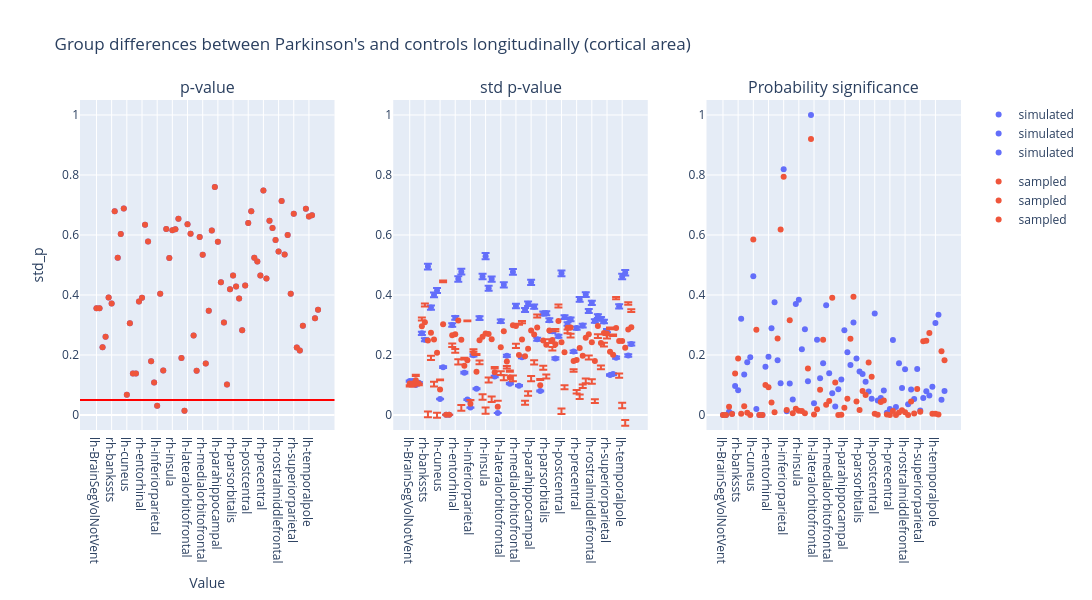

This figure's notebook cell:
### Code cell
plot_dumbbell(
    ancova_longitudinal_area,
    "Group differences between Parkinson's and controls longitudinally (cortical area)",
    "group",
)

### Figure 1 — Plotly figure (JSON) as saved in the notebook; plotly's stock layout.template omitted (floating-point values rounded to 4 significant figures)
{"data": [{"hovertemplate": "group=simulated<br>region=%{x}<br>p_value=%{y}<extra></extra>", "legendgroup": "simulated", "marker": {"color": "#636efa", "symbol": "circle"}, "mode": "markers", "name": "simulated", "orientation": "v", "showlegend": true, "type": "scatter", "x": ["lh-BrainSegVolNotVent", "rh-BrainSegVolNotVent", "lh-WhiteSurfArea", "rh-WhiteSurfArea", "lh-bankssts", "rh-bankssts", "lh-caudalanteriorcingulate", "rh-caudalanteriorcingulate", "lh-caudalmiddlefrontal", "rh-caudalmiddlefrontal", "lh-cuneus", "rh-cuneus", "lh-eTIV", "rh-eTIV", "lh-entorhinal", "rh-entorhinal", "lh-frontalpole", "rh-frontalpole", "lh-fusiform", "rh-fusiform", "lh-inferiorparietal", "rh-inferiorparietal", "lh-inferiortemporal", "rh-inferiortemporal", "lh-insula", "rh-insula", "lh-isthmuscingulate", "rh-isthmuscingulate", "lh-lateraloccipital", "rh-lateraloccipital", "lh-lateralorbitofrontal", "rh-lateralorbitofrontal", "lh-lingual", "rh-lingual", "lh-medialorbitofrontal", "rh-medialorbitofrontal", "lh-middletemporal", "rh-middletemporal", "lh-paracentral", "rh-paracentral", "lh-parahippocampal", "rh-parahippocampal", "lh-parsopercularis", "rh-parsopercularis", "lh-parsorbitalis", "rh-parsorbitalis", "lh-parstriangularis", "rh-parstriangularis", "lh-pericalcarine", "rh-pericalcarine", "lh-postcentral", "rh-postcentral", "lh-posteriorcingulate", "rh-posteriorcingulate", "lh-precentral", "rh-precentral", "lh-precuneus", "rh-precuneus", "lh-rostralanteriorcingulate", "rh-rostralanteriorcingulate", "lh-rostralmiddlefrontal", "rh-rostralmiddlefrontal", "lh-superiorfrontal", "rh-superiorfrontal", "lh-superiorparietal", "rh-superiorparietal", "lh-superiortemporal", "rh-superiortemporal", "lh-supramarginal", "rh-supramarginal", "lh-temporalpole", "rh-temporalpole", "lh-transversetemporal", "rh-transversetemporal"], "xaxis": "x", "y": [0.3562, 0.3562, 0.2256, 0.2607, 0.3916, 0.3716, 0.6792, 0.5246, 0.6033, 0.6883, 0.06777, 0.3062, 0.1379, 0.1379, 0.3785, 0.3904, 0.6344, 0.5784, 0.1794, 0.1087, 0.03057, 0.4038, 0.148, 0.62, 0.5236, 0.6155, 0.6188, 0.6545, 0.1899, 0.01384, 0.636, 0.6041, 0.2649, 0.1472, 0.5936, 0.5338, 0.1718, 0.3472, 0.6151, 0.7603, 0.5777, 0.4428, 0.3083, 0.1019, 0.4192, 0.4649, 0.428, 0.388, 0.2827, 0.4317, 0.6401, 0.6794, 0.5241, 0.5115, 0.4647, 0.7481, 0.4547, 0.6479, 0.6234, 0.5832, 0.5447, 0.7136, 0.5349, 0.6, 0.4042, 0.6712, 0.2253, 0.2151, 0.2975, 0.6871, 0.6617, 0.6656, 0.3227, 0.3511], "yaxis": "y"}, {"hovertemplate": "group=sampled<br>region=%{x}<br>p_value=%{y}<extra></extra>", "legendgroup": "sampled", "marker": {"color": "#EF553B", "symbol": "circle"}, "mode": "markers", "name": "sampled", "orientation": "v", "showlegend": true, "type": "scatter", "x": ["lh-BrainSegVolNotVent", "rh-BrainSegVolNotVent", "lh-WhiteSurfArea", "rh-WhiteSurfArea", "lh-bankssts", "rh-bankssts", "lh-caudalanteriorcingulate", "rh-caudalanteriorcingulate", "lh-caudalmiddlefrontal", "rh-caudalmiddlefrontal", "lh-cuneus", "rh-cuneus", "lh-eTIV", "rh-eTIV", "lh-entorhinal", "rh-entorhinal", "lh-frontalpole", "rh-frontalpole", "lh-fusiform", "rh-fusiform", "lh-inferiorparietal", "rh-inferiorparietal", "lh-inferiortemporal", "rh-inferiortemporal", "lh-insula", "rh-insula", "lh-isthmuscingulate", "rh-isthmuscingulate", "lh-lateraloccipital", "rh-lateraloccipital", "lh-lateralorbitofrontal", "rh-lateralorbitofrontal", "lh-lingual", "rh-lingual", "lh-medialorbitofrontal", "rh-medialorbitofrontal", "lh-middletemporal", "rh-middletemporal", "lh-paracentral", "rh-paracentral", "lh-parahippocampal", "rh-parahippocampal", "lh-parsopercularis", "rh-parsopercularis", "lh-parsorbitalis", "rh-parsorbitalis", "lh-parstriangularis", "rh-parstriangularis", "lh-pericalcarine", "rh-pericalcarine", "lh-postcentral", "rh-postcentral", "lh-posteriorcingulate", "rh-posteriorcingulate", "lh-precentral", "rh-precentral", "lh-precuneus", "rh-precuneus", "lh-rostralanteriorcingulate", "rh-rostralanteriorcingulate", "lh-rostralmiddlefrontal", "rh-rostralmiddlefrontal", "lh-superiorfrontal", "rh-superiorfrontal", "lh-superiorparietal", "rh-superiorparietal", "lh-superiortemporal", "rh-superiortemporal", "lh-supramarginal", "rh-supramarginal", "lh-temporalpole", "rh-temporalpole", "lh-transversetemporal", "rh-transversetemporal"], "xaxis": "x", "y": [0.3562, 0.3562, 0.2256, 0.2607, 0.3916, 0.3716, 0.6792, 0.5246, 0.6033, 0.6883, 0.06777, 0.3062, 0.1379, 0.1379, 0.3785, 0.3904, 0.6344, 0.5784, 0.1794, 0.1087, 0.03057, 0.4038, 0.148, 0.62, 0.5236, 0.6155, 0.6188, 0.6545, 0.1899, 0.01384, 0.636, 0.6041, 0.2649, 0.1472, 0.5936, 0.5338, 0.1718, 0.3472, 0.6151, 0.7603, 0.5777, 0.4428, 0.3083, 0.1019, 0.4192, 0.4649, 0.428, 0.388, 0.2827, 0.4317, 0.6401, 0.6794, 0.5241, 0.5115, 0.4647, 0.7481, 0.4547, 0.6479, 0.6234, 0.5832, 0.5447, 0.7136, 0.5349, 0.6, 0.4042, 0.6712, 0.2253, 0.2151, 0.2975, 0.6871, 0.6617, 0.6656, 0.3227, 0.3511], "yaxis": "y"}, {"error_y": {"array": [0.002201, 0.002201, 0.001946, 0.002102, 0.005303, 0.004888, 0.009638, 0.006971, 0.007793, 0.008085, 0.001041, 0.003106, 2.241e-05, 2.241e-05, 0.00584, 0.006311, 0.008827, 0.009305, 0.00275, 0.0009984, 0.0004833, 0.003871, 0.001699, 0.006294, 0.008993, 0.01031, 0.008233, 0.008827, 0.002494, 0.0001314, 0.006086, 0.008453, 0.003843, 0.002034, 0.009289, 0.007079, 0.001907, 0.003754, 0.006817, 0.00722, 0.008613, 0.007033, 0.004925, 0.001557, 0.006587, 0.006609, 0.006157, 0.005431, 0.003674, 0.005113, 0.009194, 0.006353, 0.005909, 0.00621, 0.004115, 0.005641, 0.007506, 0.005804, 0.007822, 0.006753, 0.007281, 0.006102, 0.006422, 0.006246, 0.006071, 0.005473, 0.002601, 0.002656, 0.00372, 0.007055, 0.008991, 0.009235, 0.003863, 0.004611], "arrayminus": [0.002245, 0.002245, 0.001986, 0.002144, 0.005411, 0.004987, 0.009833, 0.007112, 0.007951, 0.008248, 0.001062, 0.003168, 2.287e-05, 2.287e-05, 0.005958, 0.006439, 0.009006, 0.009493, 0.002806, 0.001019, 0.0004931, 0.003949, 0.001733, 0.006421, 0.009175, 0.01052, 0.008399, 0.009006, 0.002545, 0.000134, 0.006209, 0.008624, 0.00392, 0.002075, 0.009477, 0.007222, 0.001945, 0.00383, 0.006955, 0.007366, 0.008787, 0.007175, 0.005025, 0.001588, 0.00672, 0.006743, 0.006281, 0.005541, 0.003748, 0.005216, 0.009381, 0.006482, 0.006028, 0.006336, 0.004198, 0.005756, 0.007658, 0.005921, 0.007981, 0.006889, 0.007428, 0.006225, 0.006552, 0.006373, 0.006194, 0.005584, 0.002654, 0.00271, 0.003795, 0.007198, 0.009173, 0.009422, 0.003942, 0.004705]}, "hovertemplate": "group=simulated<br>region=%{x}<br>std_p=%{y}<extra></extra>", "legendgroup": "simulated", "marker": {"color": "#636efa", "symbol": "circle"}, "mode": "markers", "name": "simulated", "orientation": "v", "showlegend": true, "type": "scatter", "x": ["lh-BrainSegVolNotVent", "rh-BrainSegVolNotVent", "lh-WhiteSurfArea", "rh-WhiteSurfArea", "lh-bankssts", "rh-bankssts", "lh-caudalanteriorcingulate", "rh-caudalanteriorcingulate", "lh-caudalmiddlefrontal", "rh-caudalmiddlefrontal", "lh-cuneus", "rh-cuneus", "lh-eTIV", "rh-eTIV", "lh-entorhinal", "rh-entorhinal", "lh-frontalpole", "rh-frontalpole", "lh-fusiform", "rh-fusiform", "lh-inferiorparietal", "rh-inferiorparietal", "lh-inferiortemporal", "rh-inferiortemporal", "lh-insula", "rh-insula", "lh-isthmuscingulate", "rh-isthmuscingulate", "lh-lateraloccipital", "rh-lateraloccipital", "lh-lateralorbitofrontal", "rh-lateralorbitofrontal", "lh-lingual", "rh-lingual", "lh-medialorbitofrontal", "rh-medialorbitofrontal", "lh-middletemporal", "rh-middletemporal", "lh-paracentral", "rh-paracentral", "lh-parahippocampal", "rh-parahippocampal", "lh-parsopercularis", "rh-parsopercularis", "lh-parsorbitalis", "rh-parsorbitalis", "lh-parstriangularis", "rh-parstriangularis", "lh-pericalcarine", "rh-pericalcarine", "lh-postcentral", "rh-postcentral", "lh-posteriorcingulate", "rh-posteriorcingulate", "lh-precentral", "rh-precentral", "lh-precuneus", "rh-precuneus", "lh-rostralanteriorcingulate", "rh-rostralanteriorcingulate", "lh-rostralmiddlefrontal", "rh-rostralmiddlefrontal", "lh-superiorfrontal", "rh-superiorfrontal", "lh-superiorparietal", "rh-superiorparietal", "lh-superiortemporal", "rh-superiortemporal", "lh-supramarginal", "rh-supramarginal", "lh-temporalpole", "rh-temporalpole", "lh-transversetemporal", "rh-transversetemporal"], "xaxis": "x2", "y": [0.113, 0.113, 0.09994, 0.1079, 0.2723, 0.251, 0.4949, 0.358, 0.4002, 0.4151, 0.05347, 0.1595, 0.001151, 0.001151, 0.2999, 0.3241, 0.4533, 0.4778, 0.1412, 0.05126, 0.02482, 0.1988, 0.08724, 0.3232, 0.4618, 0.5293, 0.4227, 0.4533, 0.1281, 0.006745, 0.3125, 0.434, 0.1973, 0.1044, 0.477, 0.3635, 0.0979, 0.1927, 0.35, 0.3707, 0.4423, 0.3611, 0.2529, 0.07994, 0.3382, 0.3394, 0.3161, 0.2789, 0.1886, 0.2625, 0.4721, 0.3262, 0.3034, 0.3189, 0.2113, 0.2897, 0.3854, 0.298, 0.4017, 0.3467, 0.3739, 0.3133, 0.3297, 0.3207, 0.3117, 0.281, 0.1335, 0.1364, 0.191, 0.3623, 0.4617, 0.4742, 0.1984, 0.2368], "yaxis": "y2"}, {"error_y": {"array": [-0.00567, -0.00567, 0.01796, -0.0009964, 0.0292, 0.06285, -0.2367, -0.07688, -0.1408, -0.1997, 0.03279, 0.1461, 1.619e-05, 1.619e-05, -0.0278, -0.04877, -0.1292, -0.2177, 0.02598, 0.1323, 0.0128, 0.01204, 0.05894, -0.06769, -0.1917, -0.2469, -0.1446, -0.1915, 0.01719, 0.02062, -0.08019, -0.1464, -0.01522, 0.02278, -0.1682, -0.05949, 0.1042, 0.06237, -0.1477, -0.1423, -0.1518, -0.08595, 0.0435, 0.02081, -0.08366, -0.09889, -0.02865, -0.02357, 0.05086, 0.05556, -0.2206, -0.1104, -0.006433, -0.02105, -0.02734, -0.1003, -0.1546, -0.09509, -0.1361, -0.07077, -0.1238, -0.1276, -0.02703, -0.07455, -0.03244, -0.004548, 0.08015, 0.06731, 0.103, -0.1086, -0.206, -0.241, 0.0906, 0.06008], "arrayminus": [0.01012, 0.01012, -0.01403, 0.005242, -0.01849, -0.05298, 0.2562, 0.09097, 0.1566, 0.2161, -0.03069, -0.1398, 2.909e-05, 2.909e-05, 0.03959, 0.06152, 0.147, 0.2365, -0.02043, -0.1303, -0.01183, -0.004221, -0.05551, 0.0804, 0.2099, 0.2678, 0.1613, 0.2094, -0.01215, -0.02035, 0.09249, 0.1634, 0.02298, -0.01867, 0.1869, 0.07379, -0.1003, -0.05479, 0.1615, 0.1569, 0.1692, 0.1002, -0.03355, -0.01766, 0.09697, 0.1122, 0.04109, 0.03454, -0.04344, -0.04524, 0.2391, 0.1232, 0.01837, 0.0336, 0.03565, 0.1117, 0.1698, 0.1068, 0.1519, 0.08441, 0.1385, 0.1399, 0.04, 0.08717, 0.04471, 0.0156, -0.0749, -0.06194, -0.09552, 0.1228, 0.2242, 0.2596, -0.08279, -0.05077]}, "hovertemplate": "group=sampled<br>region=%{x}<br>std_p=%{y}<extra></extra>", "legendgroup": "sampled", "marker": {"color": "#EF553B", "symbol": "circle"}, "mode": "markers", "name": "sampled", "orientation": "v", "showlegend": true, "type": "scatter", "x": ["lh-BrainSegVolNotVent", "rh-BrainSegVolNotVent", "lh-WhiteSurfArea", "rh-WhiteSurfArea", "lh-bankssts", "rh-bankssts", "lh-caudalanteriorcingulate", "rh-caudalanteriorcingulate", "lh-caudalmiddlefrontal", "rh-caudalmiddlefrontal", "lh-cuneus", "rh-cuneus", "lh-eTIV", "rh-eTIV", "lh-entorhinal", "rh-entorhinal", "lh-frontalpole", "rh-frontalpole", "lh-fusiform", "rh-fusiform", "lh-inferiorparietal", "rh-inferiorparietal", "lh-inferiortemporal", "rh-inferiortemporal", "lh-insula", "rh-insula", "lh-isthmuscingulate", "rh-isthmuscingulate", "lh-lateraloccipital", "rh-lateraloccipital", "lh-lateralorbitofrontal", "rh-lateralorbitofrontal", "lh-lingual", "rh-lingual", "lh-medialorbitofrontal", "rh-medialorbitofrontal", "lh-middletemporal", "rh-middletemporal", "lh-paracentral", "rh-paracentral", "lh-parahippocampal", "rh-parahippocampal", "lh-parsopercularis", "rh-parsopercularis", "lh-parsorbitalis", "rh-parsorbitalis", "lh-parstriangularis", "rh-parstriangularis", "lh-pericalcarine", "rh-pericalcarine", "lh-postcentral", "rh-postcentral", "lh-posteriorcingulate", "rh-posteriorcingulate", "lh-precentral", "rh-precentral", "lh-precuneus", "rh-precuneus", "lh-rostralanteriorcingulate", "rh-rostralanteriorcingulate", "lh-rostralmiddlefrontal", "rh-rostralmiddlefrontal", "lh-superiorfrontal", "rh-superiorfrontal", "lh-superiorparietal", "rh-superiorparietal", "lh-superiortemporal", "rh-superiortemporal", "lh-supramarginal", "rh-supramarginal", "lh-temporalpole", "rh-temporalpole", "lh-transversetemporal", "rh-transversetemporal"], "xaxis": "x2", "y": [0.1051, 0.1051, 0.116, 0.1048, 0.2962, 0.309, 0.2485, 0.2741, 0.2516, 0.2073, 0.08522, 0.3025, 0.001145, 0.001145, 0.2662, 0.269, 0.3152, 0.2507, 0.1644, 0.1826, 0.03714, 0.2069, 0.1445, 0.2492, 0.2611, 0.272, 0.2699, 0.2529, 0.1428, 0.02723, 0.2262, 0.2792, 0.1782, 0.1252, 0.2995, 0.2969, 0.2001, 0.2514, 0.1955, 0.2212, 0.2818, 0.2681, 0.2915, 0.09919, 0.248, 0.2339, 0.2813, 0.2499, 0.2358, 0.313, 0.2424, 0.2095, 0.2911, 0.2916, 0.1798, 0.1837, 0.2233, 0.1971, 0.2577, 0.2692, 0.2428, 0.1797, 0.2963, 0.2399, 0.2732, 0.271, 0.2111, 0.201, 0.2903, 0.2466, 0.2467, 0.224, 0.2851, 0.2923], "yaxis": "y2"}, {"hovertemplate": "group=simulated<br>region=%{x}<br>psig=%{y}<extra></extra>", "legendgroup": "simulated", "marker": {"color": "#636efa", "symbol": "circle"}, "mode": "markers", "name": "simulated", "orientation": "v", "showlegend": true, "type": "scatter", "x": ["lh-BrainSegVolNotVent", "rh-BrainSegVolNotVent", "lh-WhiteSurfArea", "rh-WhiteSurfArea", "lh-bankssts", "rh-bankssts", "lh-caudalanteriorcingulate", "rh-caudalanteriorcingulate", "lh-caudalmiddlefrontal", "rh-caudalmiddlefrontal", "lh-cuneus", "rh-cuneus", "lh-eTIV", "rh-eTIV", "lh-entorhinal", "rh-entorhinal", "lh-frontalpole", "rh-frontalpole", "lh-fusiform", "rh-fusiform", "lh-inferiorparietal", "rh-inferiorparietal", "lh-inferiortemporal", "rh-inferiortemporal", "lh-insula", "rh-insula", "lh-isthmuscingulate", "rh-isthmuscingulate", "lh-lateraloccipital", "rh-lateraloccipital", "lh-lateralorbitofrontal", "rh-lateralorbitofrontal", "lh-lingual", "rh-lingual", "lh-medialorbitofrontal", "rh-medialorbitofrontal", "lh-middletemporal", "rh-middletemporal", "lh-paracentral", "rh-paracentral", "lh-parahippocampal", "rh-parahippocampal", "lh-parsopercularis", "rh-parsopercularis", "lh-parsorbitalis", "rh-parsorbitalis", "lh-parstriangularis", "rh-parstriangularis", "lh-pericalcarine", "rh-pericalcarine", "lh-postcentral", "rh-postcentral", "lh-posteriorcingulate", "rh-posteriorcingulate", "lh-precentral", "rh-precentral", "lh-precuneus", "rh-precuneus", "lh-rostralanteriorcingulate", "rh-rostralanteriorcingulate", "lh-rostralmiddlefrontal", "rh-rostralmiddlefrontal", "lh-superiorfrontal", "rh-superiorfrontal", "lh-superiorparietal", "rh-superiorparietal", "lh-superiortemporal", "rh-superiortemporal", "lh-supramarginal", "rh-supramarginal", "lh-temporalpole", "rh-temporalpole", "lh-transversetemporal", "rh-transversetemporal"], "xaxis": "x3", "y": [7.184e-05, 7.184e-05, 0.01073, 0.004328, 0.09682, 0.08231, 0.3208, 0.1352, 0.1759, 0.1928, 0.4625, 0.02008, 0.0, 0.0, 0.1605, 0.1943, 0.2889, 0.376, 0.1825, 0.1057, 0.819, 0.01246, 0.105, 0.05174, 0.3703, 0.3845, 0.2192, 0.2855, 0.1129, 0.9998, 0.03907, 0.2505, 0.1226, 0.1727, 0.3662, 0.1395, 0.07237, 0.02843, 0.08575, 0.1182, 0.2827, 0.2096, 0.1668, 0.3083, 0.1883, 0.1452, 0.1364, 0.1111, 0.07846, 0.05384, 0.3379, 0.04848, 0.05655, 0.08134, 0.0073, 0.02037, 0.25, 0.02644, 0.1726, 0.09015, 0.1522, 0.03605, 0.08514, 0.05301, 0.1529, 0.01525, 0.0568, 0.07913, 0.06482, 0.09407, 0.307, 0.3344, 0.05116, 0.08013], "yaxis": "y3"}, {"hovertemplate": "group=sampled<br>region=%{x}<br>psig=%{y}<extra></extra>", "legendgroup": "sampled", "marker": {"color": "#EF553B", "symbol": "circle"}, "mode": "markers", "name": "sampled", "orientation": "v", "showlegend": true, "type": "scatter", "x": ["lh-BrainSegVolNotVent", "rh-BrainSegVolNotVent", "lh-WhiteSurfArea", "rh-WhiteSurfArea", "lh-bankssts", "rh-bankssts", "lh-caudalanteriorcingulate", "rh-caudalanteriorcingulate", "lh-caudalmiddlefrontal", "rh-caudalmiddlefrontal", "lh-cuneus", "rh-cuneus", "lh-eTIV", "rh-eTIV", "lh-entorhinal", "rh-entorhinal", "lh-frontalpole", "rh-frontalpole", "lh-fusiform", "rh-fusiform", "lh-inferiorparietal", "rh-inferiorparietal", "lh-inferiortemporal", "rh-inferiortemporal", "lh-insula", "rh-insula", "lh-isthmuscingulate", "rh-isthmuscingulate", "lh-lateraloccipital", "rh-lateraloccipital", "lh-lateralorbitofrontal", "rh-lateralorbitofrontal", "lh-lingual", "rh-lingual", "lh-medialorbitofrontal", "rh-medialorbitofrontal", "lh-middletemporal", "rh-middletemporal", "lh-paracentral", "rh-paracentral", "lh-parahippocampal", "rh-parahippocampal", "lh-parsopercularis", "rh-parsopercularis", "lh-parsorbitalis", "rh-parsorbitalis", "lh-parstriangularis", "rh-parstriangularis", "lh-pericalcarine", "rh-pericalcarine", "lh-postcentral", "rh-postcentral", "lh-posteriorcingulate", "rh-posteriorcingulate", "lh-precentral", "rh-precentral", "lh-precuneus", "rh-precuneus", "lh-rostralanteriorcingulate", "rh-rostralanteriorcingulate", "lh-rostralmiddlefrontal", "rh-rostralmiddlefrontal", "lh-superiorfrontal", "rh-superiorfrontal", "lh-superiorparietal", "rh-superiorparietal", "lh-superiortemporal", "rh-superiortemporal", "lh-supramarginal", "rh-supramarginal", "lh-temporalpole", "rh-temporalpole", "lh-transversetemporal", "rh-transversetemporal"], "xaxis": "x3", "y": [1.913e-05, 1.913e-05, 0.02778, 0.003301, 0.138, 0.1881, 0.004416, 0.02911, 0.007481, 0.0003912, 0.5854, 0.2846, 0.0, 0.0, 0.09961, 0.09264, 0.04174, 0.008838, 0.2551, 0.6187, 0.7943, 0.01695, 0.3154, 0.006051, 0.02052, 0.01426, 0.01306, 0.00582, 0.1552, 0.9196, 0.001804, 0.01895, 0.08392, 0.2505, 0.0343, 0.04636, 0.3908, 0.1084, 0.0002803, 0.001094, 0.02396, 0.05413, 0.2541, 0.3939, 0.04467, 0.01707, 0.0803, 0.06684, 0.1749, 0.1274, 0.003959, 0.000476, 0.04373, 0.04867, 0.001321, 4.561e-05, 0.01368, 0.0002257, 0.008277, 0.016, 0.009033, 2.757e-05, 0.0454, 0.004737, 0.08706, 0.01094, 0.2461, 0.2474, 0.2731, 0.003972, 0.004319, 0.001322, 0.2126, 0.1825], "yaxis": "y3"}], "layout": {"annotations": [{"font": {"size": 16}, "showarrow": false, "text": "p-value", "x": 0.1444, "xanchor": "center", "xref": "paper", "y": 1.0, "yanchor": "bottom", "yref": "paper"}, {"font": {"size": 16}, "showarrow": false, "text": "std p-value", "x": 0.5, "xanchor": "center", "xref": "paper", "y": 1.0, "yanchor": "bottom", "yref": "paper"}, {"font": {"size": 16}, "showarrow": false, "text": "Probability significance", "x": 0.8556, "xanchor": "center", "xref": "paper", "y": 1.0, "yanchor": "bottom", "yref": "paper"}], "height": 600, "hovermode": "closest", "shapes": [{"line": {"color": "red", "width": 2}, "type": "line", "x0": 0, "x1": 1, "xref": "x domain", "y0": 0.05, "y1": 0.05, "yref": "y"}], "title": {"text": "Group differences between Parkinson's and controls longitudinally (cortical area)"}, "width": 1400, "xaxis": {"anchor": "y", "domain": [0.0, 0.2889], "title": {"text": "Value"}}, "xaxis2": {"anchor": "y2", "domain": [0.3556, 0.6444]}, "xaxis3": {"anchor": "y3", "domain": [0.7111, 1.0]}, "yaxis": {"anchor": "x", "domain": [0.0, 1.0], "range": [-0.05, 1.05], "title": {"text": "std_p"}}, "yaxis2": {"anchor": "x2", "domain": [0.0, 1.0], "range": [-0.05, 1.05]}, "yaxis3": {"anchor": "x3", "domain": [0.0, 1.0], "range": [-0.05, 1.05]}}}
